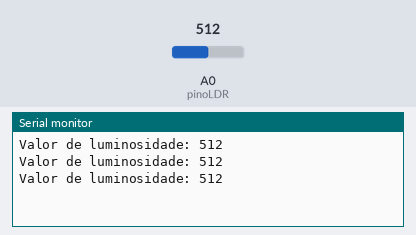
Recording of a sketch running on a simulated Arduino Uno, built with avr-gcc and run on an emulated ATmega328P. Parts: the last lines printed to the serial monitor. Inputs (shaded band) come from the test bench; at power-on: A0 (pinoLDR) = 512.

Above: at 1.3 s.
1.4 s: A0 (pinoLDR) set to 716
At 1.9 s:
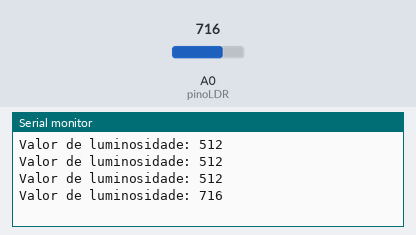
2.9 s: A0 (pinoLDR) set to 900
At 3.4 s:
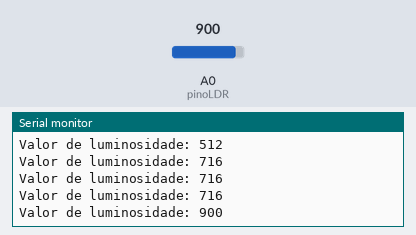
Timing chart, 0 to 5.9 s (numbered marks = the images above; inputs shaded):
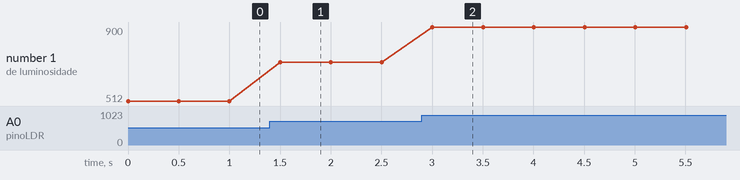

The sketch:

Atividade6.ino
```cpp
// Medidor de Brilho Ambiente com LDR
//esse código mostra a variação de luz no Serial Monitor

int pinoLDR = A0;   // Entrada analógica
int valorLuz = 0;   // Variável para armazenar o valor lido

void setup() {
  Serial.begin(9600);  // Inicia comunicação serial
}

void loop() {
  valorLuz = analogRead(pinoLDR);  // Lê valor do LDR (0 a 1023)

  Serial.print("Valor de luminosidade: ");
  Serial.println(valorLuz);        // Mostra no Monitor Serial

  delay(500);  // Meio segundo entre leituras
}
```

Measured:
- after the input at 1.4 s, the serial monitor: prints a new line after 0.10 s (image 1)
- after the input at 2.9 s, the serial monitor: prints a new line after 0.10 s (image 2)
- plotted number 1: 512 → 716 after the input at 1.4 s, 716 → 900 after the input at 2.9 s
